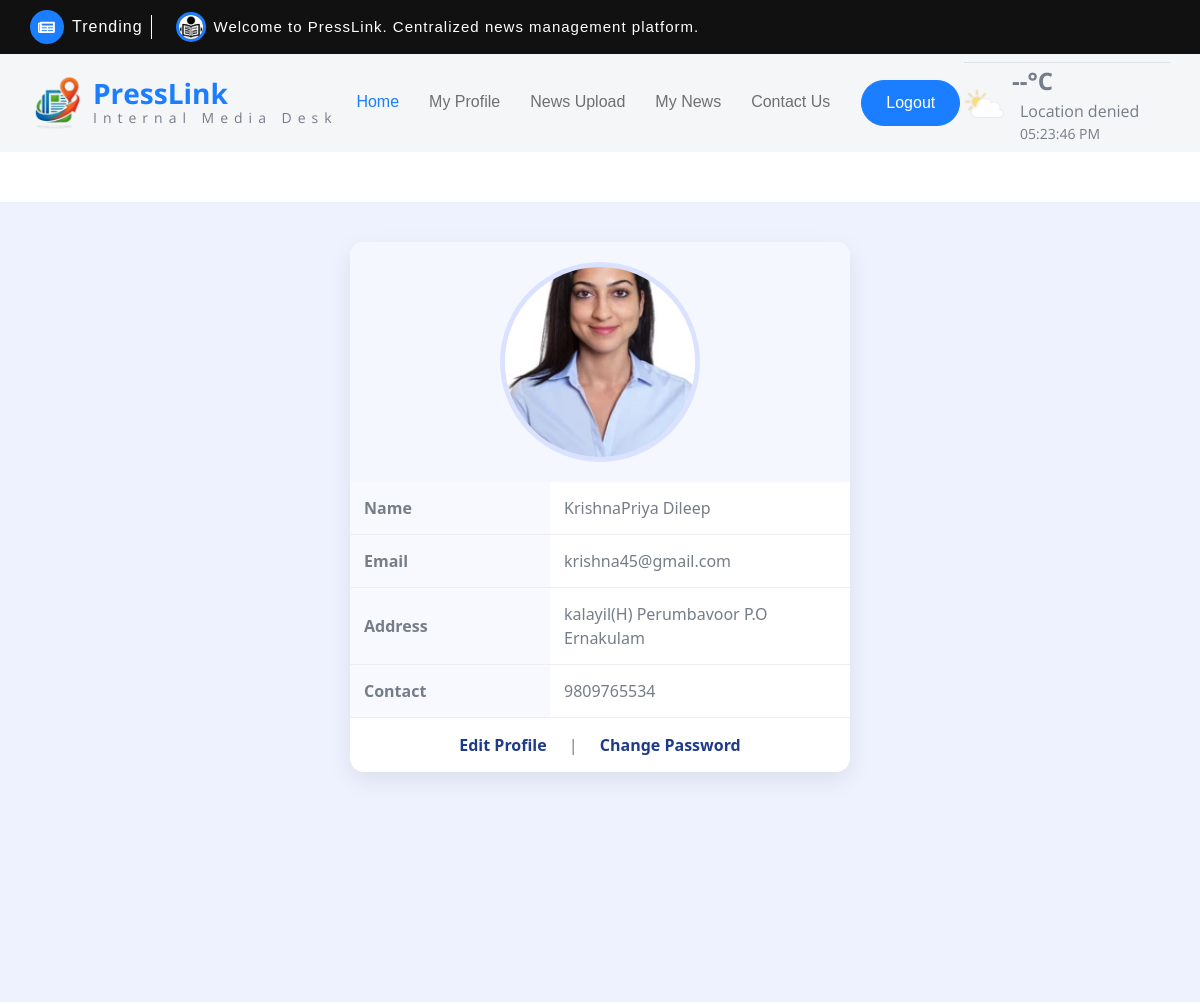
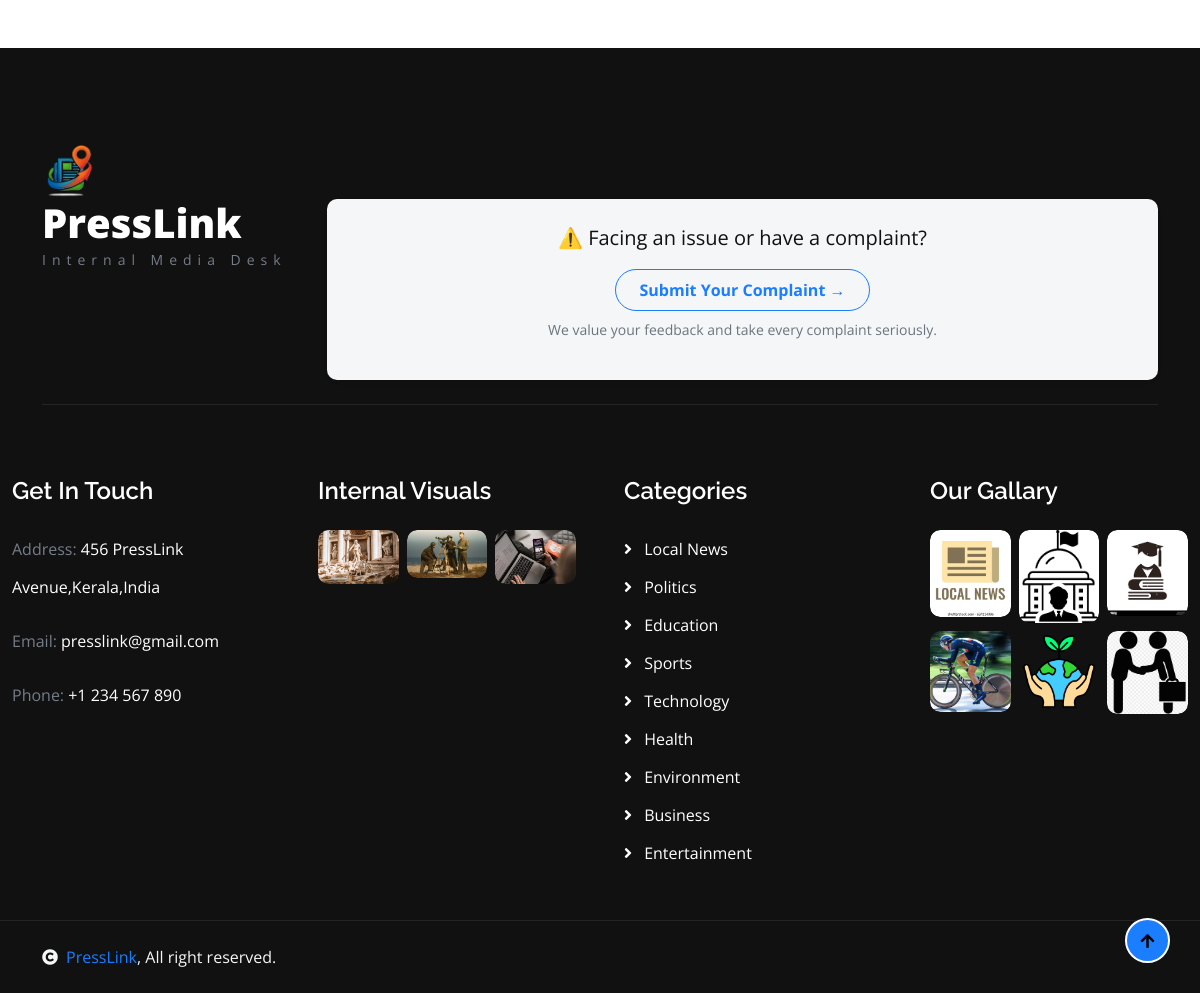
The page /Reporter/MyProfile/ (signed in) on the database its author committed (2 pictures, top to bottom).
### Guest/models.py (models this page shows)
class tbl_reporter(models.Model):
    reporter_name=models.CharField(max_length=50)
    reporter_email=models.CharField(max_length=50)
    reporter_contact=models.CharField(max_length=50)
    reporter_gender=models.CharField(max_length=50)
    reporter_dob=models.CharField(max_length=50)
    reporter_address=models.CharField(max_length=50, null=True, blank=True)
    reporter_password=models.CharField(max_length=50)
    reporter_photo=models.FileField(upload_to="Assets/UserDocs/")
    reporter_proof=models.FileField(upload_to="Assets/UserDocs/")
    reporter_status=models.IntegerField(default=0)
    place=models.ForeignKey(tbl_place,on_delete=models.CASCADE)

### Reporter/views.py (the view)
# urls.py: path("MyProfile/",views.MyProfile,name="MyProfile"),
def MyProfile(request):
    if "Rid" in request.session:
        reporterdata = tbl_reporter.objects.get(id=request.session["Rid"])
        return render(request, 'Reporter/MyProfileR.html', {"reporterdata": reporterdata})
    return redirect("Guest:Login")

### Reporter/Templates/Reporter/MyProfileR.html (shortened to what this page needs)
{% extends 'Reporter/Header.html' %}
{% block content %}
<div class="page-wrapper">
   <div class="profile-card">
      <div class="profile-img">
         {% if reporterdata.reporter_photo %}
         <img src="{{reporterdata.reporter_photo.url}}">
         {% else %}
         <img src="https://via.placeholder.com/200">
         {% endif %}
      </div>
      <table>
         <tr>
            <td>Name</td>
            <td>{{reporterdata.reporter_name}}</td>
         </tr>
         <tr>
            <td>Email</td>
            <td>{{reporterdata.reporter_email}}</td>
         </tr>
         <tr>
            <td>Address</td>
            <td>{{reporterdata.reporter_address}}</td>
         </tr>
         <tr>
            <td>Contact</td>
            <td>{{reporterdata.reporter_contact}}</td>
         </tr>
      </table>
      <div class="profile-actions">
         <a href="{% url 'Reporter:EditProfile' %}">Edit Profile</a>
         |
         <a href="{% url 'Reporter:ChangePassword' %}">Change Password</a>
      </div>
   </div>
</div>
{% endblock %}

### Reporter/Templates/Reporter/MyProfileR.html (style rules this page uses)
.page-wrapper { padding: 40px 0; background: #eef2ff; min-height: 100vh; font-family: 'Segoe UI', sans-serif; }
.profile-card { width: 500px; margin: auto; background: white; border-radius: 14px; overflow: hidden; box-shadow: 0 8px 25px rgba(0, 0, 0, 0.08); }
.profile-img { text-align: center; padding: 20px; background: #f5f7ff; }
.profile-img img { width: 200px; height: 200px; border-radius: 50%; border: 5px solid #dbe2ff; object-fit: cover; }
table { width: 100%; border-collapse: collapse; }
td { padding: 14px; border-bottom: 1px solid #eee; }
td:first-child { font-weight: 600; background: #f8f9ff; width: 40%; }
.profile-actions { text-align: center; padding: 15px; }
.profile-actions a { text-decoration: none; color: #1e3a8a; font-weight: 600; padding: 8px 18px; border-radius: 8px; transition: 0.3s; }

### rows shown on the page
tbl_reporter: reporter_photo (picture), reporter_name "KrishnaPriya Dileep", reporter_email "krishna45@gmail.com", reporter_address "kalayil(H) Perumbavoor P.O Ernakulam", reporter_contact "9809765534"
